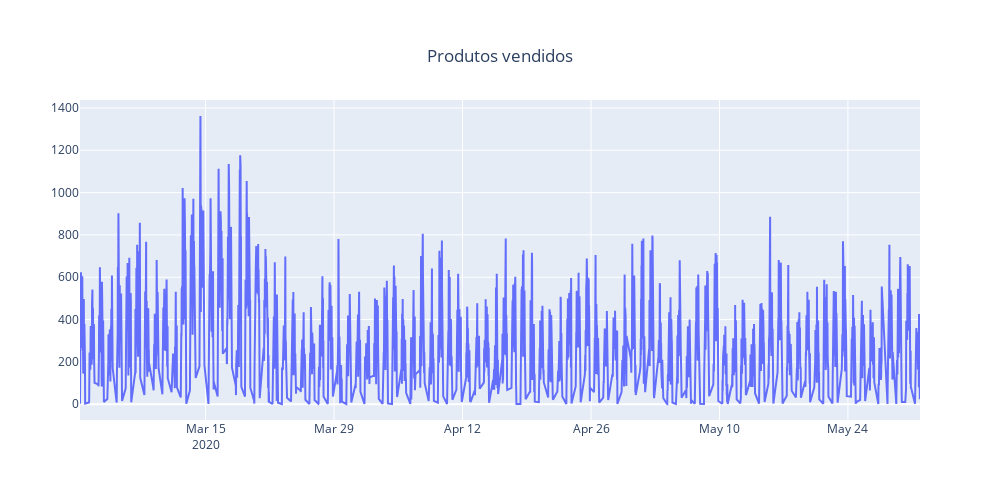

Notebook cell for this chart:
### Code cell
iplot(dtview.plot_scatter(df_274_time_sale,title='Produtos vendidos'))

### Figure 1 — Plotly figure (JSON) as saved in the notebook; plotly's stock layout.template omitted (floating-point values rounded to 4 significant figures; data arrays with more than 128 entries replaced by an {"elided": "..."} marker saying what was removed)
{"data": [{"type": "scatter", "x": {"elided": "2555 str values"}, "y": {"elided": "2555 int values"}}], "layout": {"height": 500, "title": {"text": "Produtos vendidos", "x": 0.5, "xanchor": "center", "y": 0.9, "yanchor": "top"}, "width": 1000}}
